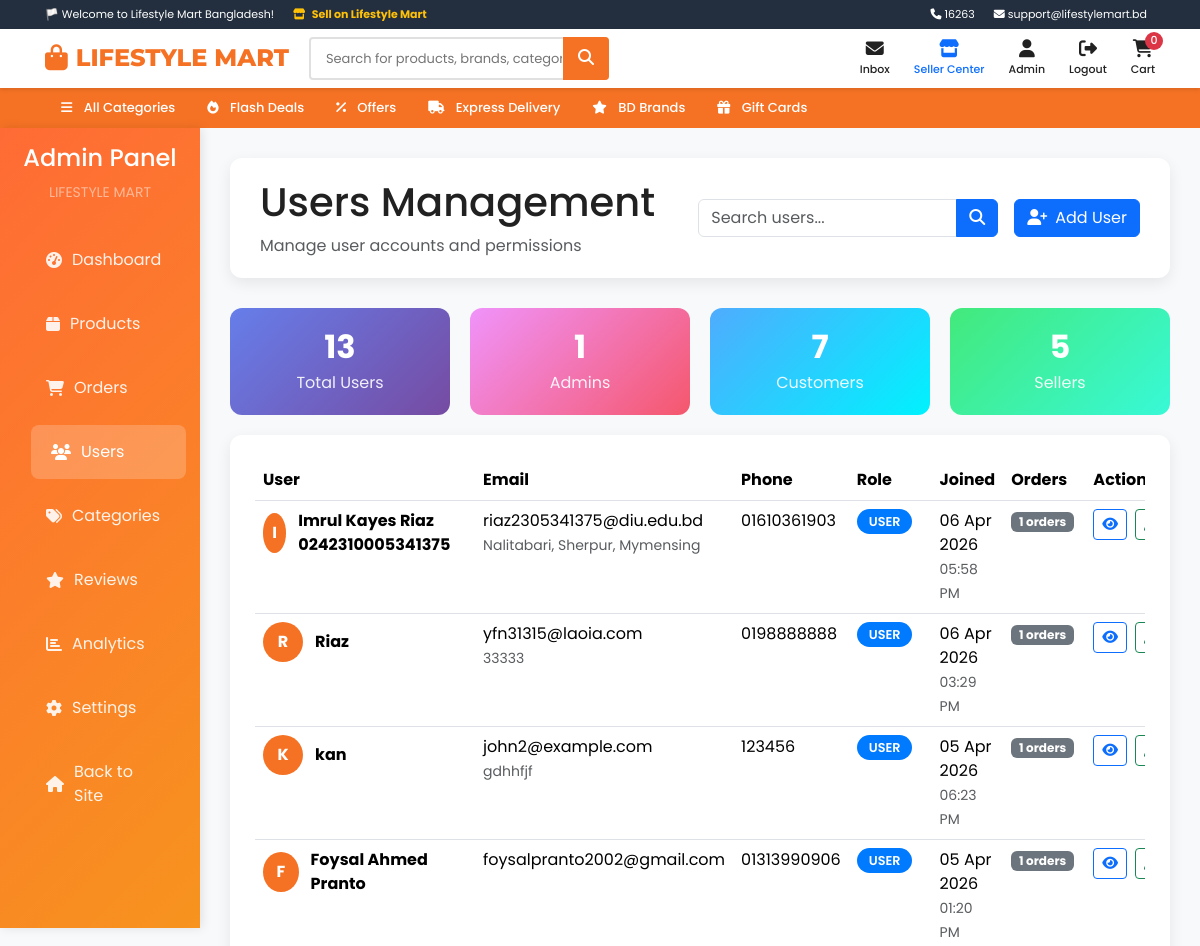
/admin/users (signed in, upper part), run on an earlier commit of the app's database.
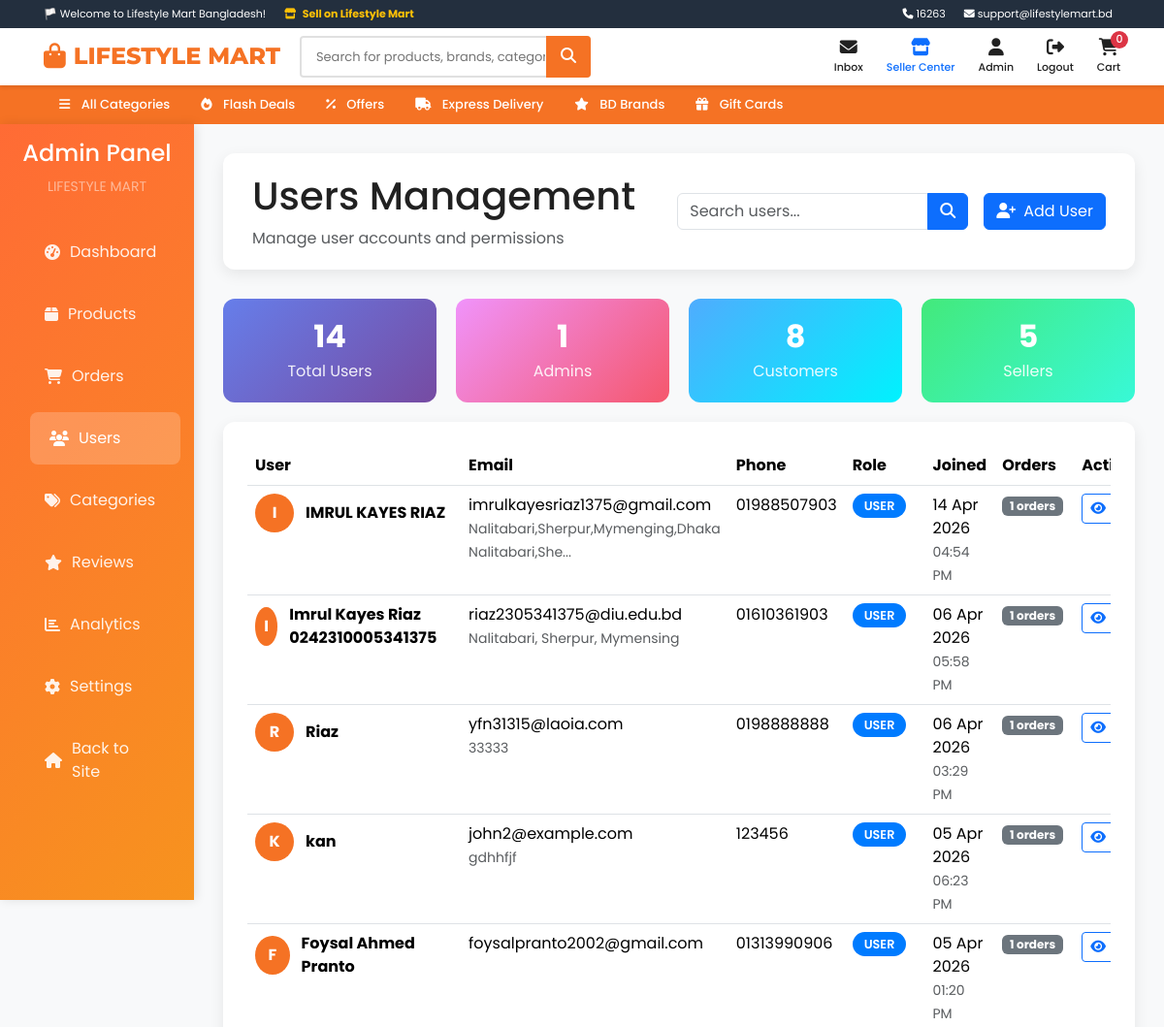
And on a later commit of the database.
### app.py (models this page shows, shortened)
class User(UserMixin, db.Model):
    __tablename__ = 'users'
    id = db.Column(db.Integer, primary_key=True)
    name = db.Column(db.String(100), nullable=False)
    email = db.Column(db.String(100), unique=True, nullable=False)
    password_hash = db.Column(db.String(255), nullable=False)
    phone = db.Column(db.String(20))
    address = db.Column(db.Text)
    role = db.Column(db.Enum('user', 'admin', 'seller'), default='user')
    shop_name = db.Column(db.String(100))
    shop_description = db.Column(db.Text)
    created_at = db.Column(db.DateTime, default=datetime.utcnow)
    orders = db.relationship('Order', backref='user', lazy=True)
    reviews = db.relationship('Review', backref='user', lazy=True)
    products = db.relationship('Product', backref='seller', lazy=True)

### app.py (the view)
@app.route('/admin/users')
@admin_required
def admin_users():
    page = request.args.get('page', 1, type=int)
    search = request.args.get('search', '')
    query = User.query
    if search:
        query = query.filter(User.name.contains(search) | User.email.contains(search))
    users = query.order_by(User.created_at.desc()).paginate(
        page=page, per_page=20, error_out=False
    )
    return render_template('admin/users.html', users=users, search=search)

### app.py (called while the page is built)
@login_manager.user_loader
def load_user(user_id):
    return User.query.get(int(user_id))

def admin_required(f):
    @wraps(f)
    def decorated_function(*args, **kwargs):
        if not current_user.is_authenticated or current_user.role != 'admin':
            flash('Admin access required.', 'danger')
            return redirect(url_for('login'))
        return f(*args, **kwargs)
    return decorated_function

@app.context_processor
def inject_unread_messages_count():
    if current_user.is_authenticated:
        count = Message.query.filter_by(receiver_id=current_user.id, is_read=False).count()
        return dict(unread_messages_count=count)
    return dict(unread_messages_count=0)

@app.before_request
def create_tables():
    global created
    if not created:
        db.create_all()
        created = True

### templates/admin/users.html (shortened to what the changed rows need)
{% extends "base.html" %}
{% block content %}
<div class="admin-container">
    <div class="row g-0">
        <div class="col-md-9 col-lg-10">
            <div class="admin-main">
                <div class="admin-header">
                    <div>
                        <h1>Users Management</h1>
                    </div>
                </div>
                <div class="user-stats">
                    <div class="stat-card">
                        <h3>{{ users.total }}</h3>
                        <p>Total Users</p>
                    </div>
                    <div class="stat-card" style="background: linear-gradient(135deg, #4facfe 0%, #00f2fe 100%);">
                        <h3>{{ users.items | selectattr('role', 'equalto', 'user') | list | length }}</h3>
                        <p>Customers</p>
                    </div>
                </div>
                <div class="users-table">
                    {% if users.items %}
                    <div class="table-responsive">
                        <table class="table table-hover">
                            <thead>
                                <tr>
                                    <th>User</th>
                                    <th>Email</th>
                                    <th>Phone</th>
                                    <th>Role</th>
                                    <th>Joined</th>
                                    <th>Orders</th>
                                    <th>Actions</th>
                                </tr>
                            </thead>
                            <tbody>
                                {% for user in users.items %}
                                <tr>
                                    <td>
                                        <div class="user-info">
                                            <div class="user-avatar">
                                                {{ user.name[0].upper() }}
                                            </div>
                                            <div>
                                                <div class="fw-bold">{{ user.name }}</div>
                                            </div>
                                        </div>
                                    </td>
                                    <td>
                                        <div>
                                            <div>{{ user.email }}</div>
                                            {% if user.address %}
                                                <small class="text-muted">{{ user.address[:50] }}{% if user.address|length > 50 %}...{% endif %}</small>
                                            {% endif %}
                                        </div>
                                    </td>
                                    <td>
                                        {{ user.phone or 'Not provided' }}
                                    </td>
                                    <td>
                                        <span class="user-role {{ user.role }}">{{ user.role }}</span>
                                    </td>
                                    <td>
                                        <div>
                                            <div>{{ user.created_at.strftime('%d %b %Y') }}</div>
                                            <small class="text-muted">{{ user.created_at.strftime('%I:%M %p') }}</small>
                                        </div>
                                    </td>
                                    <td>
                                        <span class="badge bg-secondary">{{ user.orders|length }} orders</span>
                                    </td>
                                    <td>
                                        <div class="table-actions">
                                            <a href="{{ url_for('admin_user_detail', id=user.id) }}"
                                               class="btn btn-sm btn-outline-primary" title="View User">
                                                <i class="fas fa-eye"></i>
                                            </a>
                                            {% if user.id != current_user.id and user.role == 'admin' %}
                                            <button class="btn btn-sm btn-outline-warning"
                                                    onclick="toggleUserRole({{ user.id }}, 'user')"
                                                    title="Remove Admin">
                                                <i class="fas fa-user-shield"></i>
                                            </button>
                                            {% elif user.id != current_user.id and user.role == 'user' %}
                                            <button class="btn btn-sm btn-outline-success"
                                                    onclick="toggleUserRole({{ user.id }}, 'admin')"
                                                    title="Make Admin">
                                            </button>
                                            {% endif %}
                                        </div>
                                    </td>
                                </tr>
                                {% endfor %}
                            </tbody>
                        </table>
                    </div>
                    {% endif %}
                </div>
            </div>
        </div>
    </div>
</div>
{% endblock %}

What changed in the data, as far as the page shows it:
added User: name "I", name "IMRUL KAYES RIAZ", email "imrulkayesriaz1375@gmail.com", address "Nalitabari,Sherpur,Mymenging,Dhaka Nalitabari,She", phone "01988507903", role "USER", created_at "14 Apr 2026", created_at "04:54 PM", orders|length "1"
Also different on the page:
{{ users.total }}: "13" → "14"
{{ users.items | selectattr('role', 'equalto', 'user') | list | length }}: "7" → "8"
